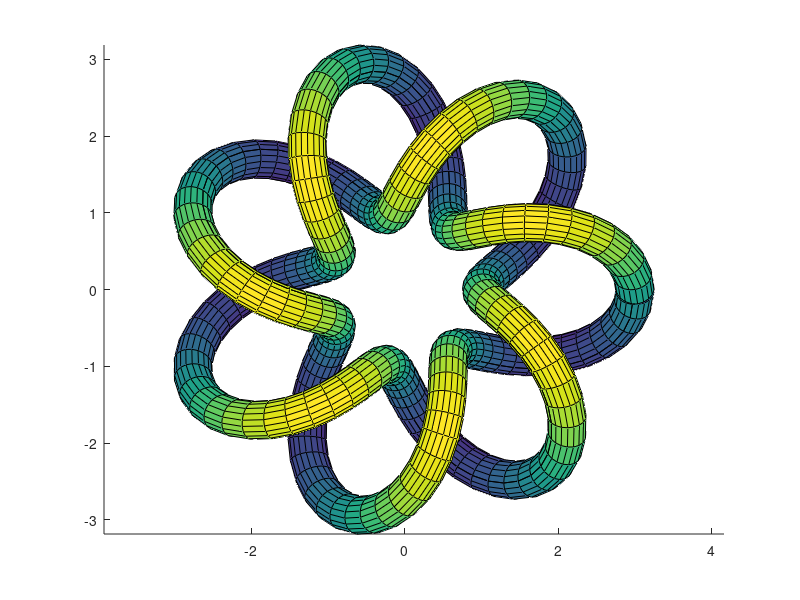

Write the MATLAB code that produced this figure.
%knots

%t=pi*(-10:0.01:10);
choice=2;
switch choice
    case 1
        p=2;q=3 ;t=pi*(0:0.01:0.641395*p*pi);
        t=linspace(0,4*pi,200);
    case 2
        p=2;q=7 ;t=pi*(0:0.01:0.63825*p*pi);
        t=linspace(0,4*pi,200);
    case 3
        p=10;q=2 ;t=pi*(0:0.01:0.63825*p*pi);
        t=linspace(0,10*pi,200);
end
%t=pi*(0:0.01:0.641395*p*pi);
%t=pi*(0:0.01:0.65*p*pi);
%t=linspace(-1*pi,2*pi,200);
x=(2+cos(q/p*t)).*cos(t);
y=(2+cos(q/p*t)).*sin(t);
z=sin(q/p*t);

r=0.05*t.*sin(2*t);%.^(-1/2);
%ezpolar('0.2*t^(-1/2)')
%x=50*r.*cos(t);
%y=50*r.*sin(t);
%k=1;
%axis([-1 1 -1 1])
%z=ones(1,length(t));%streamtube streamribbon;

verts = {[x' y' z']};
twistangle = {t/1000};
daspect([1 1 1])
h=streamtube(verts,0.5);
[sx]=get(h,'xdata');
[sy]=get(h,'ydata');
[sz]=get(h,'zdata');
% get(h)
% [sx,sy,sz]=tubeplot([x;y;z],0.5,30);
%mesh(sx,sy,sz)
axis equal
%surf2OBJ(sx,sy,sz,'knot2');
